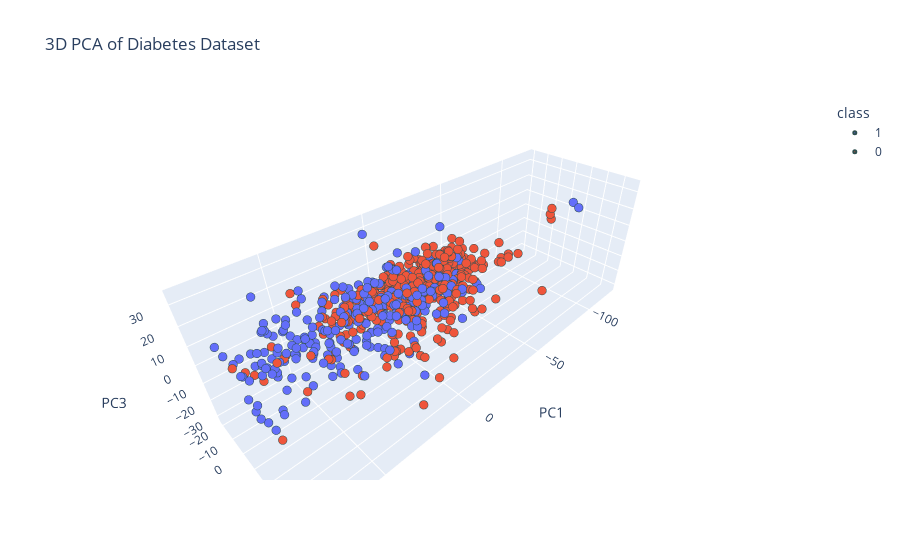

Notebook code for this chart:
### Markdown cell above
### Principal Component Analysis (PCA)
PCA is a dimensionality reduction technique that transforms high-dimensional data into a new set of orthogonal features called principal components, which capture the maximum variance in the data.

Strengths of PCA:
- Simple to understand and implement
- Computationally efficient, especially for large datasets
- Preserves global structure and variance of the data
- Reduces noise by focusing on directions of maximum variance
- Useful for feature extraction and data compression
- Results are interpretable since components are linear combinations of original features

Weaknesses of PCA:
- Only captures linear relationships between features
- May lose important information if data has nonlinear patterns
- Sensitive to outliers and scaling of features
- Principal components can be hard to interpret in terms of original features
- Assumes orthogonality between components which may not reflect true data structure
- Cannot handle categorical variables directly

### Code cell
import plotly.express as px

# Remove the 'insu' column from the dataset
df_reduced = df.drop(columns=['skin','pres','insu'])

# Apply PCA to reduce the dataset to 3 components
pca = PCA(n_components=3)
principal_components = pca.fit_transform(df_reduced.iloc[:, :-1])

# Create a new DataFrame with the principal components
pca_df = pd.DataFrame(principal_components, columns=['PC1', 'PC2', 'PC3'])
pca_df['class'] = df['class']

# Add original features to the DataFrame for hover information
for col in df_reduced.columns[:-1]:
    pca_df[col] = df_reduced[col]

# Visualize the PCA results using Plotly in 3D
fig = px.scatter_3d(pca_df, x='PC1', y='PC2', z='PC3', color='class', title='3D PCA of Diabetes Dataset',
                    hover_data=df_reduced.columns[:-1])
fig.update_traces(marker=dict(size=3, line=dict(width=2, color='DarkSlateGrey')))  # Make the points smaller and add outline

fig.show()

### Figure 1 — Plotly figure (JSON) as saved in the notebook; plotly's stock layout.template omitted (floating-point values rounded to 4 significant figures; data arrays with more than 128 entries replaced by an {"elided": "..."} marker saying what was removed)
{"data": [{"customdata": {"elided": "268x5 float values"}, "hovertemplate": "class=1<br>PC1=%{x}<br>PC2=%{y}<br>PC3=%{z}<br>preg=%{customdata[0]}<br>plas=%{customdata[1]}<br>mass=%{customdata[2]}<br>pedi=%{customdata[3]}<br>age=%{customdata[4]}<extra></extra>", "legendgroup": "1", "marker": {"color": "#636efa", "line": {"color": "DarkSlateGrey", "width": 2}, "size": 3, "symbol": "circle"}, "mode": "markers", "name": "1", "scene": "scene", "showlegend": true, "type": "scatter3d", "x": {"elided": "268 float values"}, "y": {"elided": "268 float values"}, "z": {"elided": "268 float values"}}, {"customdata": {"elided": "500x5 float values"}, "hovertemplate": "class=0<br>PC1=%{x}<br>PC2=%{y}<br>PC3=%{z}<br>preg=%{customdata[0]}<br>plas=%{customdata[1]}<br>mass=%{customdata[2]}<br>pedi=%{customdata[3]}<br>age=%{customdata[4]}<extra></extra>", "legendgroup": "0", "marker": {"color": "#EF553B", "line": {"color": "DarkSlateGrey", "width": 2}, "size": 3, "symbol": "circle"}, "mode": "markers", "name": "0", "scene": "scene", "showlegend": true, "type": "scatter3d", "x": {"elided": "500 float values"}, "y": {"elided": "500 float values"}, "z": {"elided": "500 float values"}}], "layout": {"legend": {"title": {"text": "class"}, "tracegroupgap": 0}, "scene": {"domain": {"x": [0, 1], "y": [0, 1]}, "xaxis": {"title": {"text": "PC1"}}, "yaxis": {"title": {"text": "PC2"}}, "zaxis": {"title": {"text": "PC3"}}}, "title": {"text": "3D PCA of Diabetes Dataset"}}}
